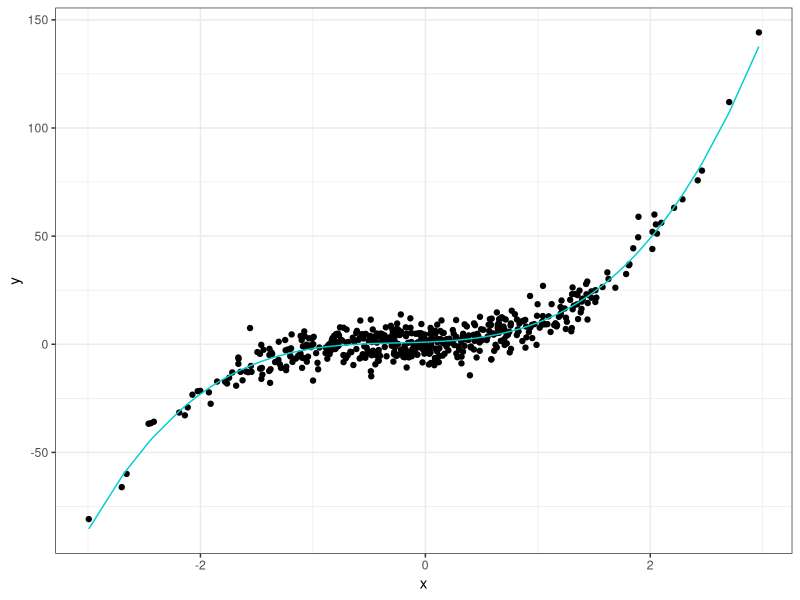
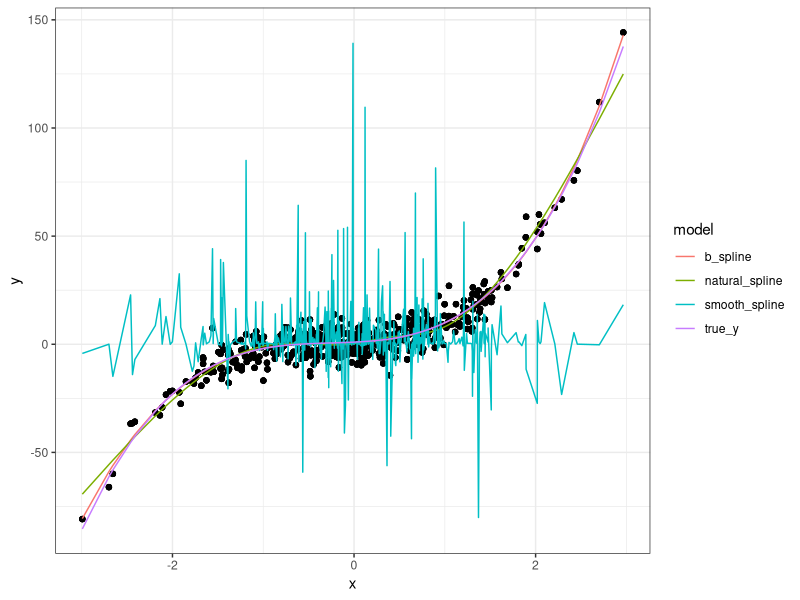

Source code (R) for these figures, in order:

# this is a simple example to get a visual comparison spline methods
# here we look at 'regular', natural, and smoothing splines
# for a discussion see https://asbates.rbind.io as this is really
#  just some prep for a blog post

library(tidyverse)
library(splines)

theme_set(theme_bw())
turq <- "#00CED1"

# generate some data
set.seed(42)

x <- rnorm(500)
y <- 1 + 2*x + 3*x^2 + 4*x^3 + rnorm(500, sd = 5)
true_y <- 1 + 2*x + 3*x^2 + 4*x^3
df <- tibble(x, y, true_y)


ggplot(df, aes(x, y)) +
  geom_point() +
  geom_line(aes(x, true_y), color = turq)


# fit 3 types of splines
b_spline <- lm(y ~ bs(x, df = 6), data = df)
natural_spline <- lm(y ~ ns(x, df = 6), data = df)
smooth_spline <- smooth.spline(df$x, df$y)

# append to original data frame
model_df <- df %>% 
  bind_cols(b_spline = b_spline$fitted.values,
            natural_spline = natural_spline$fitted.values,
            smooth_spline = smooth_spline$y
            ) %>% 
  gather(true_y, b_spline, natural_spline, smooth_spline, 
         key = "model", value = "fit")


ggplot(model_df, aes(x, y)) +
  geom_point() +
  geom_line(aes(x, fit, color = model))


